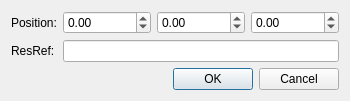
<?xml version="1.0" encoding="UTF-8"?>
<ui version="4.0">
 <class>Dialog</class>
 <widget class="QDialog" name="Dialog">
  <property name="geometry">
   <rect>
    <x>0</x>
    <y>0</y>
    <width>330</width>
    <height>97</height>
   </rect>
  </property>
  <property name="sizePolicy">
   <sizepolicy hsizetype="Fixed" vsizetype="Fixed">
    <horstretch>0</horstretch>
    <verstretch>0</verstretch>
   </sizepolicy>
  </property>
  <property name="windowTitle">
   <string>Edit Trigger</string>
  </property>
  <layout class="QVBoxLayout" name="verticalLayout">
   <item>
    <layout class="QFormLayout" name="formLayout">
     <item row="0" column="0">
      <widget class="QLabel" name="label">
       <property name="text">
        <string>Position:</string>
       </property>
      </widget>
     </item>
     <item row="0" column="1">
      <layout class="QHBoxLayout" name="horizontalLayout">
       <item>
        <widget class="QDoubleSpinBox" name="xPosSpin">
         <property name="minimum">
          <double>-1000000.000000000000000</double>
         </property>
         <property name="maximum">
          <double>1000000.000000000000000</double>
         </property>
        </widget>
       </item>
       <item>
        <widget class="QDoubleSpinBox" name="yPosSpin">
         <property name="minimum">
          <double>-1000000.000000000000000</double>
         </property>
         <property name="maximum">
          <double>1000000.000000000000000</double>
         </property>
        </widget>
       </item>
       <item>
        <widget class="QDoubleSpinBox" name="zPosSpin">
         <property name="minimum">
          <double>-1000000.000000000000000</double>
         </property>
         <property name="maximum">
          <double>1000000.000000000000000</double>
         </property>
        </widget>
       </item>
      </layout>
     </item>
     <item row="1" column="0">
      <widget class="QLabel" name="label_2">
       <property name="text">
        <string>ResRef:</string>
       </property>
      </widget>
     </item>
     <item row="1" column="1">
      <widget class="QLineEdit" name="resrefEdit">
       <property name="maxLength">
        <number>16</number>
       </property>
      </widget>
     </item>
    </layout>
   </item>
   <item>
    <widget class="QDialogButtonBox" name="buttonBox">
     <property name="orientation">
      <enum>Qt::Horizontal</enum>
     </property>
     <property name="standardButtons">
      <set>QDialogButtonBox::Cancel|QDialogButtonBox::Ok</set>
     </property>
    </widget>
   </item>
  </layout>
 </widget>
 <resources/>
 <connections>
  <connection>
   <sender>buttonBox</sender>
   <signal>accepted()</signal>
   <receiver>Dialog</receiver>
   <slot>accept()</slot>
   <hints>
    <hint type="sourcelabel">
     <x>248</x>
     <y>254</y>
    </hint>
    <hint type="destinationlabel">
     <x>157</x>
     <y>274</y>
    </hint>
   </hints>
  </connection>
  <connection>
   <sender>buttonBox</sender>
   <signal>rejected()</signal>
   <receiver>Dialog</receiver>
   <slot>reject()</slot>
   <hints>
    <hint type="sourcelabel">
     <x>316</x>
     <y>260</y>
    </hint>
    <hint type="destinationlabel">
     <x>286</x>
     <y>274</y>
    </hint>
   </hints>
  </connection>
 </connections>
</ui>
